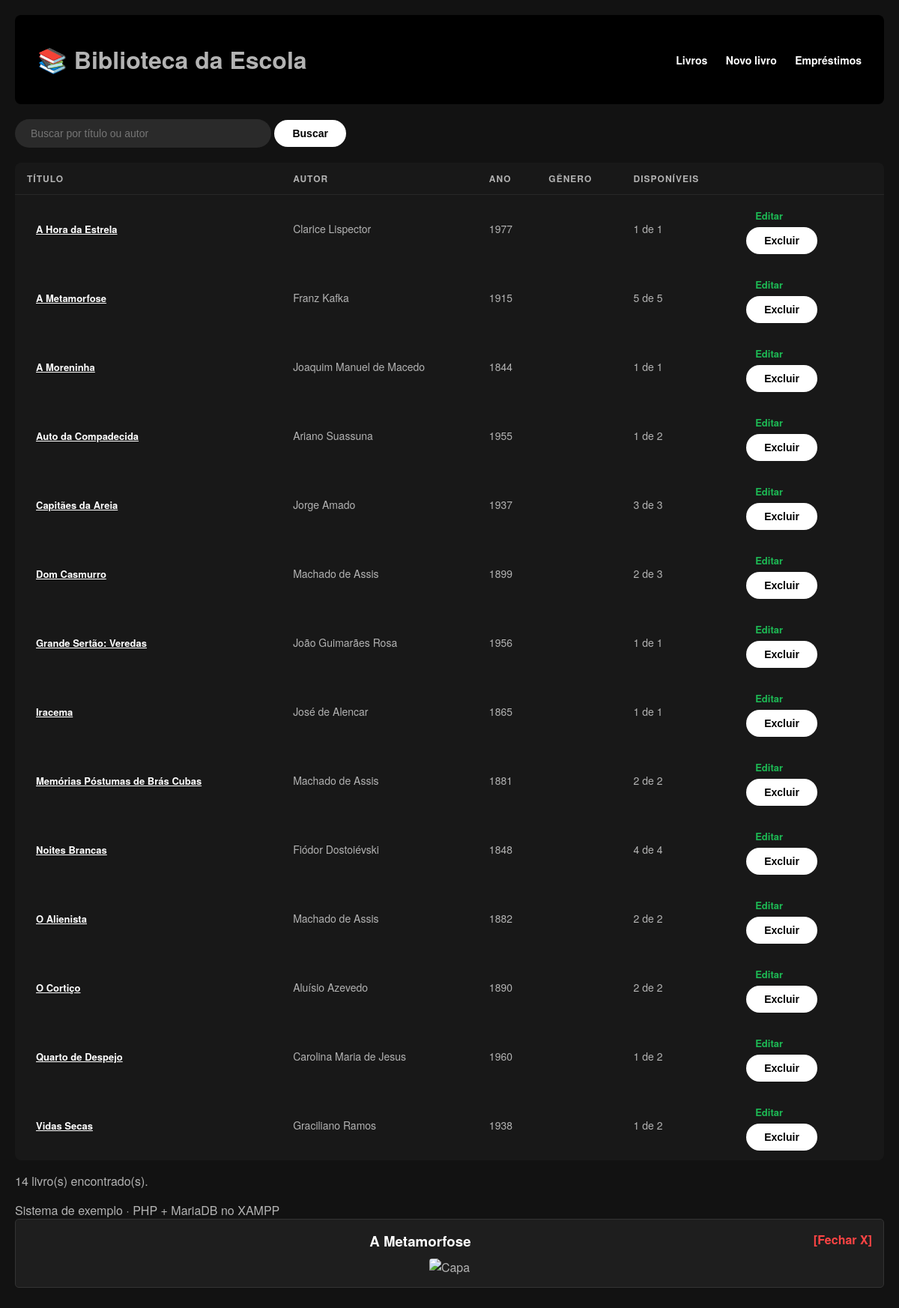
The app's page /index.php?ver_capa=14 with its own data.
### tables this page shows
CREATE TABLE livros (
  id          INT AUTO_INCREMENT PRIMARY KEY,
  titulo      VARCHAR(150) NOT NULL,
  autor       VARCHAR(100) NOT NULL,
  ano         INT,
  genero      VARCHAR(50),
  quantidade  INT NOT NULL DEFAULT 1
);

### conexao.php (called while the page is built, shortened)
<?php
function e($texto) {
    return htmlspecialchars((string)$texto, ENT_QUOTES, 'UTF-8');
}

### index.php (the view, shortened to what this page needs)
<?php
require 'conexao.php';
$busca = $_GET['busca'] ?? '';
$sql = "SELECT l.id, l.titulo, l.autor, l.ano, l.genero, l.quantidade,
               COUNT(e.id) AS emprestados
        FROM livros l
        LEFT JOIN emprestimos e
               ON e.livro_id = l.id AND e.data_devolucao IS NULL
        WHERE l.titulo LIKE :busca OR l.autor LIKE :busca2
        GROUP BY l.id, l.titulo, l.autor, l.ano, l.genero, l.quantidade
        ORDER BY l.titulo";
$consulta = $pdo->prepare($sql);
$consulta->execute([':busca' => "%$busca%", ':busca2' => "%$busca%"]);
$livros = $consulta->fetchAll();
require 'topo.php';
?>
<form method="get" class="busca">
  <input type="text" name="busca" value="<?= e($busca) ?>" placeholder="Buscar por título ou autor">
  <button>Buscar</button>
</form>
<table>
<tr><th>Título</th><th>Autor</th><th>Ano</th><th>Gênero</th><th>Disponíveis</th><th></th><th></th></tr>
<?php foreach ($livros as $livro): ?>
    <tr>
        <td>
            <a href="index.php?ver_capa=<?= $livro['id'] ?>" style="color: inherit; text-decoration: underline;">
                <?= e($livro['titulo']) ?>
            </a>
        </td>
        <td><?= e($livro['autor']) ?></td>
        <td><?= e($livro['ano']) ?></td>
        <td><?= e($livro['gênero']) ?></td>
        <td><?= $livro['quantidade'] - $livro['emprestados'] ?> de <?= $livro['quantidade'] ?></td>
        <td class="acoes">
            <a href="editar.php?id=<?= $livro['id'] ?>">Editar</a>
            <form method="post" action="excluir.php" onsubmit="return confirm('Excluir este livro?')">
                <button class="perigo">Excluir</button>
            </form>
        </td>
    </tr>
<?php endforeach; ?>
</table>
<p class="total"><?= count($livros) ?> livro(s) encontrado(s).</p>
<?php require 'rodape.php'; ?>
<?php
if (isset($_GET['ver_capa'])) {
    $id_livro = (int)$_GET['ver_capa'];
    $livro_encontrado = null;
    foreach ($livros as $l) {
        if ($l['id'] == $id_livro) {
            $livro_encontrado = $l;
            break;
        }
    }
    if ($livro_encontrado) {
        $nome_capa = !empty($livro_encontrado['capa']) ? $livro_encontrado['capa'] : 'sem-capa.jpg';
        ?>
        <div style="background: #1e1e1e; padding: 15px; border: 1px solid #333; text-align: center; margin-bottom: 20px; border-radius: 5px;">
            <a href="index.php" style="color: #ff4444; float: right; text-decoration: none; font-weight: bold;">[Fechar X]</a>
            <h3 style="margin: 0 0 10px 0; color: #fff;"><?= e($livro_encontrado['titulo']) ?></h3>
            <img src="capas/<?= $nome_capa ?>" alt="Capa" style="max-width: 180px; height: auto; border-radius: 4px;">
        </div>
        <?php
    }
}
?>

### estilo.css (style rules this page uses)
body { background-color: #121212; color: #B3B3B3; font-family: 'Montserrat', 'Helvetica Neue', Helvetica, Arial, sans-serif; margin: 0; padding: 20px; }
input[type="text"], input[type="search"] { background-color: #2A2A2A; border: 1px solid transparent; color: #FFFFFF; padding: 10px 20px; border-radius: 50px; font-size: 14px; width: 300px; outline: none; transition: background-color 0.2s, border-color 0.2s; }
button, input[type="submit"] { background-color: #FFFFFF; color: #000000; border: none; padding: 10px 24px; font-weight: 700; font-size: 14px; border-radius: 50px; cursor: pointer; transition: transform 0.2s, background-color 0.2s; }
table { width: 100%; border-collapse: collapse; background-color: #181818; padding: 20px; border-radius: 8px; margin-top: 20px; }
th { color: #B3B3B3; text-transform: uppercase; font-size: 12px; letter-spacing: 1px; text-align: left; padding: 12px 16px; border-bottom: 1px solid #282828; }
td { color: #B3B3B3; font-size: 14px; padding: 12px 16px; border-bottom: 1px solid transparent; }
td:first-child, table tr td:nth-child(1) { color: #FFFFFF; font-weight: 500; }
td a, .btn-action { font-size: 13px; font-weight: 700; text-decoration: none; padding: 6px 12px; border-radius: 4px; margin-right: 5px; display: inline-block; }
td a[href*="editar"], .btn-edit { color: #1DB954 !important; background: transparent; }

### records on screen
livros: titulo "A Hora da Estrela", autor "Clarice Lispector", ano "1977", $livro['quantidade']-$livro['emprestados'] "1", quantidade "1"
livros: titulo "A Metamorfose", autor "Franz Kafka", ano "1915", $livro['quantidade']-$livro['emprestados'] "5", quantidade "5"
livros: titulo "A Moreninha", autor "Joaquim Manuel de Macedo", ano "1844", $livro['quantidade']-$livro['emprestados'] "1", quantidade "1"
livros: titulo "Auto da Compadecida", autor "Ariano Suassuna", ano "1955", emprestados "1", quantidade "2"
livros: titulo "Capitães da Areia", autor "Jorge Amado", ano "1937", $livro['quantidade']-$livro['emprestados'] "3", quantidade "3"
livros: titulo "Dom Casmurro", autor "Machado de Assis", ano "1899", emprestados "2", quantidade "3"
livros: titulo "Grande Sertão: Veredas", autor "João Guimarães Rosa", ano "1956", $livro['quantidade']-$livro['emprestados'] "1", quantidade "1"
livros: titulo "Iracema", autor "José de Alencar", ano "1865", $livro['quantidade']-$livro['emprestados'] "1", quantidade "1"
livros: titulo "Memórias Póstumas de Brás Cubas", autor "Machado de Assis", ano "1881", $livro['quantidade']-$livro['emprestados'] "2", quantidade "2"
livros: titulo "Noites Brancas", autor "Fiódor Dostoiévski", ano "1848", $livro['quantidade']-$livro['emprestados'] "4", quantidade "4"
livros: titulo "O Alienista", autor "Machado de Assis", ano "1882", $livro['quantidade']-$livro['emprestados'] "2", quantidade "2"
livros: titulo "O Cortiço", autor "Aluísio Azevedo", ano "1890", $livro['quantidade']-$livro['emprestados'] "2", quantidade "2"
livros: titulo "Quarto de Despejo", autor "Carolina Maria de Jesus", ano "1960", emprestados "1", quantidade "2"
livros: titulo "Vidas Secas", autor "Graciliano Ramos", ano "1938", emprestados "1", quantidade "2"

### other values on screen
count($livros) "14"
